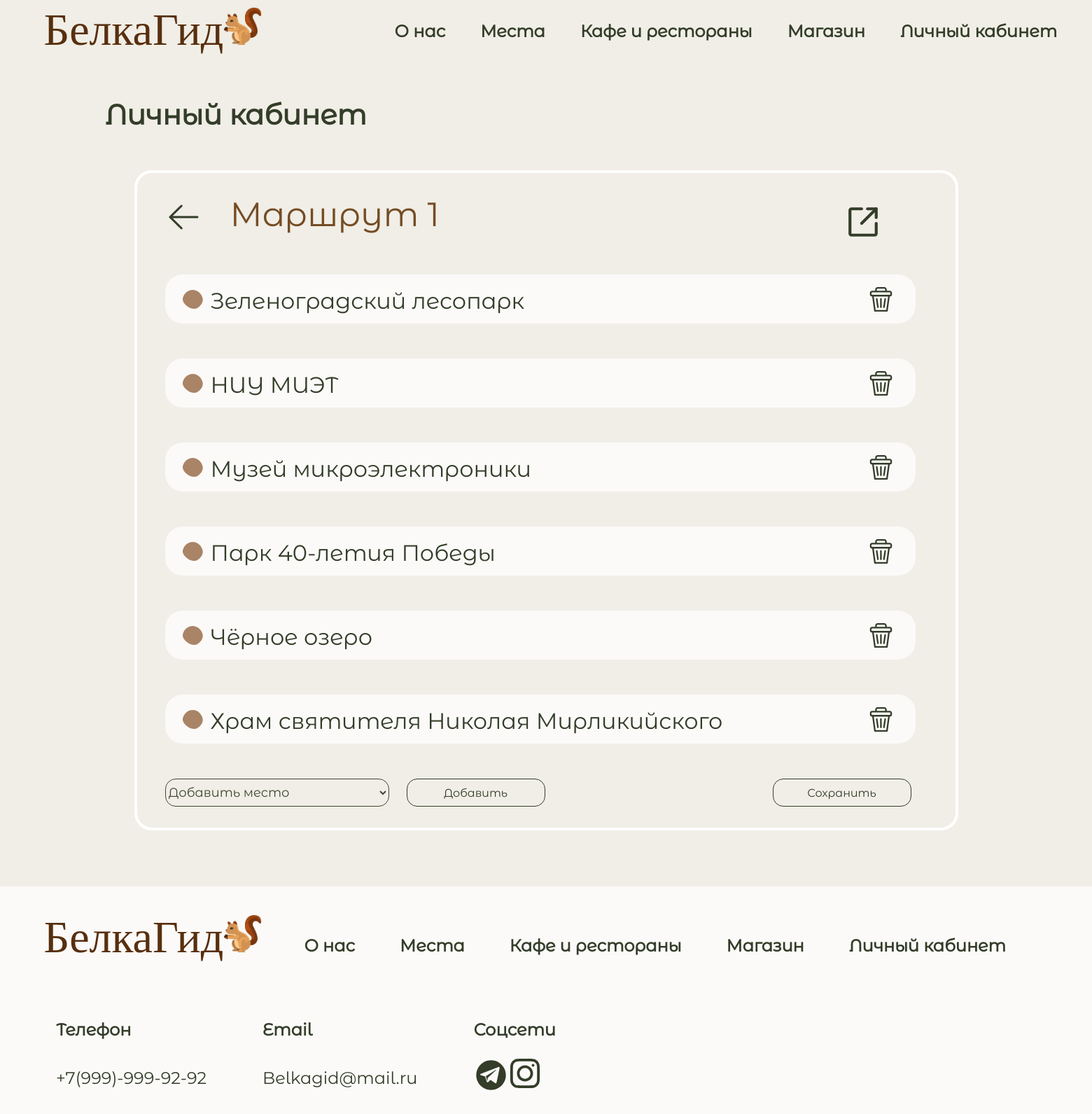
Screenshot of /profile/routes/route_1/ with the database file from the repository.
### belka/models.py (models this page shows, shortened)
class Route(models.Model):
    name = models.TextField()
    short_description = models.TextField()
    rating = models.FloatField()
    votes = models.IntegerField()
    creator = models.IntegerField()
    marshrut = models.TextField()

class Place(models.Model):
    name = models.TextField()
    short_description = models.TextField()
    description = models.TextField()
    rating = models.FloatField()
    image = models.FilePathField(path='static/img/places', null=1)
    type = models.IntegerField(default=0)
    map_id = models.IntegerField(default=0)
    redirect_url = models.TextField(default="places")
    map_x = models.IntegerField(default=0)
    map_y = models.IntegerField(default=0)
    geo_x = models.FloatField(default=0)
    geo_y = models.FloatField(default=0)

### belka/views.py (the view)
# urls.py: path('profile/routes/route_<int:route_id>/', belka.views.route_detail, name='route_detail'),
def route_detail(request, route_id):
    places = Place.objects.all()
    for place in places:
        place.image = place.image.replace("static/", "")
    routeq = Route.objects.get(id=route_id)
    routeq.marshrut = routeq.marshrut.split("$")
    arr_stops = []
    for i in range(len(routeq.marshrut) - 1):
        arr_stops.append(places[int(routeq.marshrut[i])].name)
    context = {'route': routeq, 'stops': arr_stops, "places": serializers.serialize("json", Place.objects.all()),
               "placesNonSerialized": Place.objects.all()}
    return render(request, 'marsr.html', context)

### templates/marsr.html (shortened to what this page needs)
{% load static %}
<!DOCTYPE html>
<html>
<head>
    <link rel="stylesheet" href="{% static 'css/main.css' %}">
    <link rel="stylesheet" href="{% static 'css/main1.css' %}">
    <link rel="stylesheet" href="{% static 'css/main2.css' %}">
    <link rel="stylesheet" href="{% static 'css/main3.css' %}">
    <link rel="stylesheet" href="{% static 'css/main4.css' %}">
</head>
<body>
<div class="wrapper">
    <div class="content">
        <header>
            <div class="headermenu">
                <div class="logo">
                    <div class="logotype">
                        <div class="nazvanie"><a href="/">БелкаГид</a></div>
                        <a href="/"><img class="imgbelka" src="{% static 'img/белка.png' %}" alt="" width="55"
                                         height="55"></a>
                    </div>
                    <div class="menu">
                        <a href="../../../about">О нас</a>
                        <a href="../../../places">Места</a>
                        <a href="../../../cafe">Кафе и рестораны</a>
                        <a href="../../../shop">Магазин</a>
                        <a href="../../../profile">Личный кабинет</a>
                    </div>
                </div>
            </div>
        </header>
        <div class="namekab">
            <h1>Личный кабинет</h1>
        </div>
        <div class="editmarsr">
            <div class="marsrname">
                <a href="../../../profile/routes" style="display: block; position: relative;">
                    <svg style="margin-top:45px;margin-left:45px;" width="43" height="36" viewBox="0 0 43 36"
                         fill="none" xmlns="http://www.w3.org/2000/svg">
                        <path d="M2 18H41M2 18L18.25 2M2 18L18.25 34" stroke="#333D29" stroke-width="3"
                              stroke-linecap="round" stroke-linejoin="round"/>
                    </svg>
                </a>
                <h1>{{ route.name }}</h1>
            </div>
            <div class="allmarsrs">
                {% for st in stops %}
                    <div class="marsr">
                        <p>{{ st }}</p>
                    </div>
                {% endfor %}
            </div>
            <div class="add">
                <select id="place-add-select" class="boxfiltrm" onchange="">
                    <option disabled selected value=-1> Добавить место</option>
                </select>
                <button onclick="addPlace()" class="buttonadd" type="submit">Добавить</button>
                <button onclick="saveMarsh()" class="buttonsavem" type="submit">Сохранить</button>
            </div>
        </div>
        <div class="footer">
            <div class="logo">
                <div class="logotype">
                    <div class="nazvanie"><a href="/">БелкаГид</a></div>
                    <a href="/"><img class="imgbelka" src="{% static 'img/белка.png' %}" alt="" width="55"
                                     height="55"></a>
                </div>
                <div class="footermenu">
                    <a href="../about">О нас</a>
                    <a href="../places">Места</a>
                    <a href="../cafe">Кафе и рестораны</a>
                    <a href="../shop">Магазин</a>
                    <a href="../profile">Личный кабинет</a>
                </div>
            </div>
            <div class="logo">
                <div class="svyzi">
                    <div class="svyz">
                        <h1>Телефон</h1>
                        <h2>+7(999)-999-92-92</h2>
                    </div>
                    <div class="svyz">
                        <h1>Email</h1>
                        <h2>Belkagid@mail.ru</h2>
                    </div>
                    <div class="svyz">
                        <h1>Соцсети</h1>
                        <div class="managers">
                        </div>
                    </div>
                </div>
            </div>
        </div>
</body>
</html>

### static/css/main.css (style rules this page uses)
html { overflow-y: scroll; background: #f0eee6; }
* { margin: 0; padding: 0; }
html, body { height: 100%; }
.wrapper { display: flex; flex-direction: column; height: 100%; }
.content { flex: 1 0 auto; }
.footer { flex: 0 0 auto; }

### static/css/main2.css (style rules this page uses)
html { overflow-y: scroll; background: #f0eee6; }
* { margin: 0; padding: 0; }
html, body { height: 100%; }
.wrapper { display: flex; flex-direction: column; height: 100%; }
.content { flex: 1 0 auto; }
.footer { flex: 0 0 auto; }

### static/css/main3.css (style rules this page uses)
html { overflow-y: scroll; background: #f0eee6; }
* { margin: 0; padding: 0; }
html, body { height: 100%; }
.wrapper { display: flex; flex-direction: column; height: 100%; }
.content { flex: 1 0 auto; }
.footer { flex: 0 0 auto; }

### static/css/main4.css (style rules this page uses)
html { overflow-y: scroll; background: #f0eee6; }
* { margin: 0; padding: 0; }
html, body { height: 100%; }
.wrapper { display: flex; flex-direction: column; height: 100%; }
.content { flex: 1 0 auto; }
.footer { flex: 0 0 auto; }

### rows the page displays
Route: name "Маршрут 1"
Place: stops "Зеленоградский лесопарк"
Place: stops "НИУ МИЭТ"
Place: stops "Музей микроэлектроники"
Place: stops "Парк 40-летия Победы"
Place: stops "Чёрное озеро"
Place: stops "Храм святителя Николая Мирликийского"
